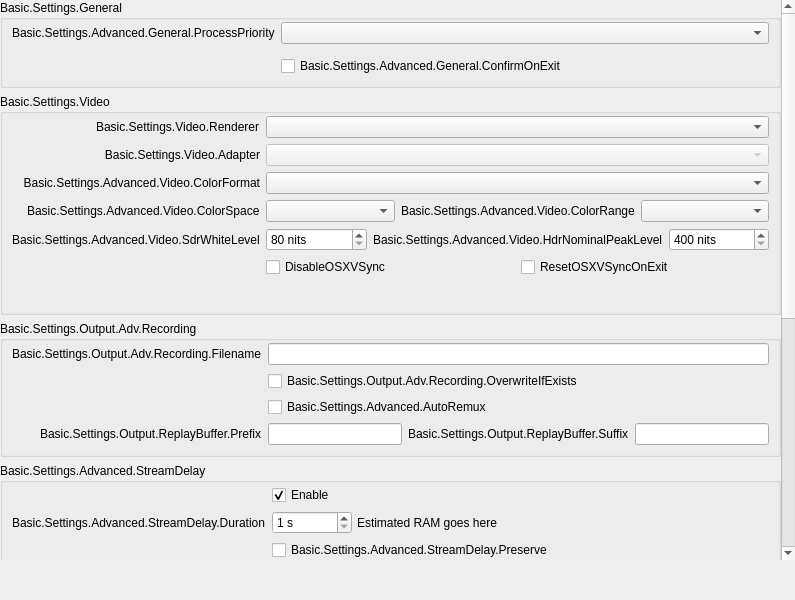
<?xml version="1.0" encoding="UTF-8"?>
<ui version="4.0">
 <class>AdvancedPage</class>
 <widget class="QWidget" name="AdvancedPage">
  <property name="geometry">
   <rect>
    <x>0</x>
    <y>0</y>
    <width>795</width>
    <height>600</height>
   </rect>
  </property>
  <property name="windowTitle">
   <string>Form</string>
  </property>
  <layout class="QVBoxLayout" name="verticalLayout">
   <property name="leftMargin">
    <number>0</number>
   </property>
   <property name="topMargin">
    <number>0</number>
   </property>
   <property name="rightMargin">
    <number>0</number>
   </property>
   <property name="bottomMargin">
    <number>0</number>
   </property>
   <item>
    <widget class="QScrollArea" name="scrollArea">
     <property name="frameShape">
      <enum>QFrame::Shape::NoFrame</enum>
     </property>
     <property name="frameShadow">
      <enum>QFrame::Shadow::Plain</enum>
     </property>
     <property name="lineWidth">
      <number>0</number>
     </property>
     <property name="widgetResizable">
      <bool>true</bool>
     </property>
     <widget class="QWidget" name="scrollAreaWidgetContents">
      <property name="geometry">
       <rect>
        <x>0</x>
        <y>0</y>
        <width>778</width>
        <height>952</height>
       </rect>
      </property>
      <layout class="QVBoxLayout" name="verticalLayout_23">
       <property name="leftMargin">
        <number>0</number>
       </property>
       <property name="topMargin">
        <number>0</number>
       </property>
       <property name="rightMargin">
        <number>0</number>
       </property>
       <property name="bottomMargin">
        <number>0</number>
       </property>
       <item>
        <widget class="QFrame" name="widget_11">
         <layout class="QVBoxLayout" name="verticalLayout_24">
          <property name="leftMargin">
           <number>0</number>
          </property>
          <property name="topMargin">
           <number>0</number>
          </property>
          <property name="rightMargin">
           <number>0</number>
          </property>
          <property name="bottomMargin">
           <number>0</number>
          </property>
          <item>
           <widget class="QGroupBox" name="advancedGeneralGroupBox">
            <property name="title">
             <string>Basic.Settings.General</string>
            </property>
            <layout class="QFormLayout" name="formLayout_22">
             <property name="fieldGrowthPolicy">
              <enum>QFormLayout::FieldGrowthPolicy::AllNonFixedFieldsGrow</enum>
             </property>
             <property name="labelAlignment">
              <set>Qt::AlignmentFlag::AlignRight|Qt::AlignmentFlag::AlignTrailing|Qt::AlignmentFlag::AlignVCenter</set>
             </property>
             <property name="topMargin">
              <number>2</number>
             </property>
             <item row="0" column="0">
              <widget class="QLabel" name="processPriorityLabel">
               <property name="text">
                <string>Basic.Settings.Advanced.General.ProcessPriority</string>
               </property>
               <property name="buddy">
                <cstring>processPriority</cstring>
               </property>
              </widget>
             </item>
             <item row="0" column="1">
              <widget class="QComboBox" name="processPriority"/>
             </item>
             <item row="1" column="0">
              <spacer name="horizontalSpacer_13">
               <property name="orientation">
                <enum>Qt::Orientation::Horizontal</enum>
               </property>
               <property name="sizeHint" stdset="0">
                <size>
                 <width>170</width>
                 <height>0</height>
                </size>
               </property>
              </spacer>
             </item>
             <item row="2" column="1">
              <widget class="QCheckBox" name="confirmOnExit">
               <property name="text">
                <string>Basic.Settings.Advanced.General.ConfirmOnExit</string>
               </property>
              </widget>
             </item>
            </layout>
           </widget>
          </item>
          <item>
           <widget class="QGroupBox" name="advancedVideoContainer">
            <property name="title">
             <string>Basic.Settings.Video</string>
            </property>
            <layout class="QFormLayout" name="formLayout_14">
             <property name="fieldGrowthPolicy">
              <enum>QFormLayout::FieldGrowthPolicy::AllNonFixedFieldsGrow</enum>
             </property>
             <property name="labelAlignment">
              <set>Qt::AlignmentFlag::AlignRight|Qt::AlignmentFlag::AlignTrailing|Qt::AlignmentFlag::AlignVCenter</set>
             </property>
             <property name="topMargin">
              <number>2</number>
             </property>
             <item row="0" column="0">
              <widget class="QLabel" name="rendererLabel">
               <property name="text">
                <string>Basic.Settings.Video.Renderer</string>
               </property>
               <property name="buddy">
                <cstring>renderer</cstring>
               </property>
              </widget>
             </item>
             <item row="0" column="1">
              <widget class="QComboBox" name="renderer">
               <property name="currentText">
                <string notr="true"/>
               </property>
              </widget>
             </item>
             <item row="1" column="0">
              <widget class="QLabel" name="adapterLabel">
               <property name="text">
                <string>Basic.Settings.Video.Adapter</string>
               </property>
               <property name="alignment">
                <set>Qt::AlignmentFlag::AlignRight|Qt::AlignmentFlag::AlignTrailing|Qt::AlignmentFlag::AlignVCenter</set>
               </property>
               <property name="buddy">
                <cstring>adapter</cstring>
               </property>
              </widget>
             </item>
             <item row="1" column="1">
              <widget class="QComboBox" name="adapter">
               <property name="enabled">
                <bool>false</bool>
               </property>
               <property name="currentText">
                <string notr="true"/>
               </property>
              </widget>
             </item>
             <item row="2" column="0">
              <widget class="QLabel" name="label_30">
               <property name="minimumSize">
                <size>
                 <width>0</width>
                 <height>0</height>
                </size>
               </property>
               <property name="text">
                <string>Basic.Settings.Advanced.Video.ColorFormat</string>
               </property>
               <property name="alignment">
                <set>Qt::AlignmentFlag::AlignRight|Qt::AlignmentFlag::AlignTrailing|Qt::AlignmentFlag::AlignVCenter</set>
               </property>
               <property name="buddy">
                <cstring>colorFormat</cstring>
               </property>
              </widget>
             </item>
             <item row="2" column="1">
              <widget class="QComboBox" name="colorFormat"/>
             </item>
             <item row="3" column="0">
              <widget class="QLabel" name="label_33">
               <property name="text">
                <string>Basic.Settings.Advanced.Video.ColorSpace</string>
               </property>
               <property name="buddy">
                <cstring>colorSpace</cstring>
               </property>
              </widget>
             </item>
             <item row="3" column="1">
              <layout class="QHBoxLayout" name="horizontalLayout_20">
               <property name="leftMargin">
                <number>0</number>
               </property>
               <property name="topMargin">
                <number>0</number>
               </property>
               <property name="rightMargin">
                <number>0</number>
               </property>
               <property name="bottomMargin">
                <number>0</number>
               </property>
               <item>
                <widget class="QComboBox" name="colorSpace"/>
               </item>
               <item>
                <widget class="QLabel" name="label_34">
                 <property name="sizePolicy">
                  <sizepolicy hsizetype="Maximum" vsizetype="Preferred">
                   <horstretch>0</horstretch>
                   <verstretch>0</verstretch>
                  </sizepolicy>
                 </property>
                 <property name="text">
                  <string>Basic.Settings.Advanced.Video.ColorRange</string>
                 </property>
                 <property name="buddy">
                  <cstring>colorRange</cstring>
                 </property>
                </widget>
               </item>
               <item>
                <widget class="QComboBox" name="colorRange"/>
               </item>
              </layout>
             </item>
             <item row="4" column="0">
              <widget class="QLabel" name="label_sdrWhiteLevel">
               <property name="text">
                <string>Basic.Settings.Advanced.Video.SdrWhiteLevel</string>
               </property>
               <property name="buddy">
                <cstring>sdrWhiteLevel</cstring>
               </property>
              </widget>
             </item>
             <item row="4" column="1">
              <layout class="QHBoxLayout" name="horizontalLayout_sdrPaperWhite">
               <property name="leftMargin">
                <number>0</number>
               </property>
               <property name="topMargin">
                <number>0</number>
               </property>
               <property name="rightMargin">
                <number>0</number>
               </property>
               <property name="bottomMargin">
                <number>0</number>
               </property>
               <item>
                <widget class="QSpinBox" name="sdrWhiteLevel">
                 <property name="suffix">
                  <string notr="true"> nits</string>
                 </property>
                 <property name="minimum">
                  <number>80</number>
                 </property>
                 <property name="maximum">
                  <number>480</number>
                 </property>
                </widget>
               </item>
               <item>
                <widget class="QLabel" name="label_hdrNominalPeakLevel">
                 <property name="sizePolicy">
                  <sizepolicy hsizetype="Maximum" vsizetype="Preferred">
                   <horstretch>0</horstretch>
                   <verstretch>0</verstretch>
                  </sizepolicy>
                 </property>
                 <property name="text">
                  <string>Basic.Settings.Advanced.Video.HdrNominalPeakLevel</string>
                 </property>
                 <property name="buddy">
                  <cstring>hdrNominalPeakLevel</cstring>
                 </property>
                </widget>
               </item>
               <item>
                <widget class="QSpinBox" name="hdrNominalPeakLevel">
                 <property name="suffix">
                  <string notr="true"> nits</string>
                 </property>
                 <property name="minimum">
                  <number>400</number>
                 </property>
                 <property name="maximum">
                  <number>10000</number>
                 </property>
                </widget>
               </item>
              </layout>
             </item>
             <item row="5" column="1">
              <layout class="QHBoxLayout" name="horizontalLayout_18">
               <property name="leftMargin">
                <number>0</number>
               </property>
               <property name="topMargin">
                <number>0</number>
               </property>
               <property name="rightMargin">
                <number>0</number>
               </property>
               <property name="bottomMargin">
                <number>0</number>
               </property>
               <item>
                <widget class="QCheckBox" name="disableOSXVSync">
                 <property name="text">
                  <string>DisableOSXVSync</string>
                 </property>
                </widget>
               </item>
               <item>
                <widget class="QCheckBox" name="resetOSXVSync">
                 <property name="text">
                  <string>ResetOSXVSyncOnExit</string>
                 </property>
                </widget>
               </item>
              </layout>
             </item>
             <item row="6" column="0">
              <spacer name="horizontalSpacer_12">
               <property name="orientation">
                <enum>Qt::Orientation::Horizontal</enum>
               </property>
               <property name="sizeHint" stdset="0">
                <size>
                 <width>170</width>
                 <height>20</height>
                </size>
               </property>
              </spacer>
             </item>
            </layout>
           </widget>
          </item>
          <item>
           <widget class="QGroupBox" name="groupBox_6">
            <property name="title">
             <string>Basic.Settings.Output.Adv.Recording</string>
            </property>
            <layout class="QFormLayout" name="formLayout_17">
             <property name="fieldGrowthPolicy">
              <enum>QFormLayout::FieldGrowthPolicy::AllNonFixedFieldsGrow</enum>
             </property>
             <property name="labelAlignment">
              <set>Qt::AlignmentFlag::AlignRight|Qt::AlignmentFlag::AlignTrailing|Qt::AlignmentFlag::AlignVCenter</set>
             </property>
             <property name="topMargin">
              <number>2</number>
             </property>
             <item row="0" column="0">
              <widget class="QLabel" name="label_7">
               <property name="text">
                <string>Basic.Settings.Output.Adv.Recording.Filename</string>
               </property>
               <property name="buddy">
                <cstring>filenameFormatting</cstring>
               </property>
              </widget>
             </item>
             <item row="0" column="1">
              <widget class="QLineEdit" name="filenameFormatting"/>
             </item>
             <item row="1" column="1">
              <widget class="QCheckBox" name="overwriteIfExists">
               <property name="text">
                <string>Basic.Settings.Output.Adv.Recording.OverwriteIfExists</string>
               </property>
              </widget>
             </item>
             <item row="3" column="1">
              <layout class="QHBoxLayout" name="horizontalLayout_14">
               <property name="leftMargin">
                <number>0</number>
               </property>
               <property name="topMargin">
                <number>0</number>
               </property>
               <property name="rightMargin">
                <number>0</number>
               </property>
               <property name="bottomMargin">
                <number>0</number>
               </property>
               <item>
                <widget class="QLineEdit" name="simpleRBPrefix"/>
               </item>
               <item>
                <widget class="QLabel" name="label_58">
                 <property name="text">
                  <string>Basic.Settings.Output.ReplayBuffer.Suffix</string>
                 </property>
                 <property name="buddy">
                  <cstring>simpleRBSuffix</cstring>
                 </property>
                </widget>
               </item>
               <item>
                <widget class="QLineEdit" name="simpleRBSuffix"/>
               </item>
              </layout>
             </item>
             <item row="3" column="0">
              <widget class="QLabel" name="label_57">
               <property name="text">
                <string>Basic.Settings.Output.ReplayBuffer.Prefix</string>
               </property>
               <property name="buddy">
                <cstring>simpleRBPrefix</cstring>
               </property>
              </widget>
             </item>
             <item row="1" column="0">
              <spacer name="horizontalSpacer_10">
               <property name="orientation">
                <enum>Qt::Orientation::Horizontal</enum>
               </property>
               <property name="sizeHint" stdset="0">
                <size>
                 <width>170</width>
                 <height>20</height>
                </size>
               </property>
              </spacer>
             </item>
             <item row="2" column="1">
              <widget class="QCheckBox" name="autoRemux">
               <property name="text">
                <string>Basic.Settings.Advanced.AutoRemux</string>
               </property>
              </widget>
             </item>
             <item row="2" column="0">
              <spacer name="horizontalSpacer_16">
               <property name="orientation">
                <enum>Qt::Orientation::Horizontal</enum>
               </property>
               <property name="sizeHint" stdset="0">
                <size>
                 <width>40</width>
                 <height>20</height>
                </size>
               </property>
              </spacer>
             </item>
            </layout>
           </widget>
          </item>
          <item>
           <widget class="QGroupBox" name="groupBox_5">
            <property name="title">
             <string>Basic.Settings.Advanced.StreamDelay</string>
            </property>
            <layout class="QFormLayout" name="formLayout_18">
             <property name="fieldGrowthPolicy">
              <enum>QFormLayout::FieldGrowthPolicy::AllNonFixedFieldsGrow</enum>
             </property>
             <property name="labelAlignment">
              <set>Qt::AlignmentFlag::AlignRight|Qt::AlignmentFlag::AlignTrailing|Qt::AlignmentFlag::AlignVCenter</set>
             </property>
             <property name="topMargin">
              <number>2</number>
             </property>
             <item row="1" column="0">
              <widget class="QLabel" name="label_56">
               <property name="text">
                <string>Basic.Settings.Advanced.StreamDelay.Duration</string>
               </property>
               <property name="buddy">
                <cstring>streamDelaySec</cstring>
               </property>
              </widget>
             </item>
             <item row="1" column="1">
              <widget class="QFrame" name="widget_12">
               <property name="enabled">
                <bool>true</bool>
               </property>
               <layout class="QHBoxLayout" name="horizontalLayout_13">
                <property name="spacing">
                 <number>5</number>
                </property>
                <property name="leftMargin">
                 <number>0</number>
                </property>
                <property name="topMargin">
                 <number>0</number>
                </property>
                <property name="rightMargin">
                 <number>0</number>
                </property>
                <property name="bottomMargin">
                 <number>0</number>
                </property>
                <item>
                 <widget class="QSpinBox" name="streamDelaySec">
                  <property name="enabled">
                   <bool>true</bool>
                  </property>
                  <property name="sizePolicy">
                   <sizepolicy hsizetype="Maximum" vsizetype="Fixed">
                    <horstretch>0</horstretch>
                    <verstretch>0</verstretch>
                   </sizepolicy>
                  </property>
                  <property name="minimumSize">
                   <size>
                    <width>80</width>
                    <height>0</height>
                   </size>
                  </property>
                  <property name="suffix">
                   <string notr="true"> s</string>
                  </property>
                  <property name="minimum">
                   <number>1</number>
                  </property>
                  <property name="maximum">
                   <number>1800</number>
                  </property>
                 </widget>
                </item>
                <item>
                 <widget class="QLabel" name="streamDelayInfo">
                  <property name="text">
                   <string notr="true">Estimated RAM goes here</string>
                  </property>
                 </widget>
                </item>
               </layout>
              </widget>
             </item>
             <item row="2" column="1">
              <widget class="QCheckBox" name="streamDelayPreserve">
               <property name="text">
                <string>Basic.Settings.Advanced.StreamDelay.Preserve</string>
               </property>
              </widget>
             </item>
             <item row="0" column="1">
              <widget class="QCheckBox" name="streamDelayEnable">
               <property name="text">
                <string>Enable</string>
               </property>
               <property name="checked">
                <bool>true</bool>
               </property>
              </widget>
             </item>
             <item row="2" column="0">
              <spacer name="horizontalSpacer_9">
               <property name="orientation">
                <enum>Qt::Orientation::Horizontal</enum>
               </property>
               <property name="sizeHint" stdset="0">
                <size>
                 <width>170</width>
                 <height>20</height>
                </size>
               </property>
              </spacer>
             </item>
            </layout>
           </widget>
          </item>
          <item>
           <widget class="QGroupBox" name="groupBox_7">
            <property name="title">
             <string>Basic.Settings.Output.Reconnect</string>
            </property>
            <layout class="QFormLayout" name="formLayout_19">
             <property name="fieldGrowthPolicy">
              <enum>QFormLayout::FieldGrowthPolicy::AllNonFixedFieldsGrow</enum>
             </property>
             <property name="labelAlignment">
              <set>Qt::AlignmentFlag::AlignRight|Qt::AlignmentFlag::AlignTrailing|Qt::AlignmentFlag::AlignVCenter</set>
             </property>
             <property name="topMargin">
              <number>2</number>
             </property>
             <item row="0" column="1">
              <widget class="QCheckBox" name="reconnectEnable">
               <property name="text">
                <string>Enable</string>
               </property>
               <property name="checked">
                <bool>true</bool>
               </property>
              </widget>
             </item>
             <item row="1" column="1">
              <layout class="QHBoxLayout" name="horizontalLayout_19">
               <property name="leftMargin">
                <number>0</number>
               </property>
               <property name="topMargin">
                <number>0</number>
               </property>
               <property name="rightMargin">
                <number>0</number>
               </property>
               <property name="bottomMargin">
                <number>0</number>
               </property>
               <item>
                <widget class="QSpinBox" name="reconnectRetryDelay">
                 <property name="suffix">
                  <string> s</string>
                 </property>
                 <property name="minimum">
                  <number>1</number>
                 </property>
                 <property name="maximum">
                  <number>30</number>
                 </property>
                </widget>
               </item>
               <item>
                <widget class="QLabel" name="label_22">
                 <property name="sizePolicy">
                  <sizepolicy hsizetype="Maximum" vsizetype="Preferred">
                   <horstretch>0</horstretch>
                   <verstretch>0</verstretch>
                  </sizepolicy>
                 </property>
                 <property name="text">
                  <string>Basic.Settings.Output.MaxRetries</string>
                 </property>
                 <property name="buddy">
                  <cstring>reconnectMaxRetries</cstring>
                 </property>
                </widget>
               </item>
               <item>
                <widget class="QSpinBox" name="reconnectMaxRetries">
                 <property name="minimum">
                  <number>1</number>
                 </property>
                 <property name="maximum">
                  <number>10000</number>
                 </property>
                </widget>
               </item>
              </layout>
             </item>
             <item row="1" column="0">
              <widget class="QLabel" name="label_17">
               <property name="text">
                <string>Basic.Settings.Output.RetryDelay</string>
               </property>
               <property name="buddy">
                <cstring>reconnectRetryDelay</cstring>
               </property>
              </widget>
             </item>
             <item row="0" column="0">
              <spacer name="horizontalSpacer_8">
               <property name="orientation">
                <enum>Qt::Orientation::Horizontal</enum>
               </property>
               <property name="sizeHint" stdset="0">
                <size>
                 <width>170</width>
                 <height>20</height>
                </size>
               </property>
              </spacer>
             </item>
            </layout>
           </widget>
          </item>
          <item>
           <widget class="QGroupBox" name="advNetworkGroupBox">
            <property name="title">
             <string>Basic.Settings.Advanced.Network</string>
            </property>
            <layout class="QFormLayout" name="formLayout_23">
             <property name="fieldGrowthPolicy">
              <enum>QFormLayout::FieldGrowthPolicy::AllNonFixedFieldsGrow</enum>
             </property>
             <property name="labelAlignment">
              <set>Qt::AlignmentFlag::AlignRight|Qt::AlignmentFlag::AlignTrailing|Qt::AlignmentFlag::AlignVCenter</set>
             </property>
             <property name="topMargin">
              <number>2</number>
             </property>
             <item row="0" column="1">
              <widget class="QLabel" name="advNetworkDisabled">
               <property name="text">
                <string>Basic.Settings.Advanced.Network.Disabled</string>
               </property>
              </widget>
             </item>
             <item row="1" column="0">
              <widget class="QLabel" name="ipFamilyLabel">
               <property name="text">
                <string>Basic.Settings.Advanced.Network.IPFamily</string>
               </property>
               <property name="buddy">
                <cstring>ipFamily</cstring>
               </property>
              </widget>
             </item>
             <item row="1" column="1">
              <widget class="QComboBox" name="ipFamily"/>
             </item>
             <item row="2" column="0">
              <widget class="QLabel" name="bindToIPLabel">
               <property name="text">
                <string>Basic.Settings.Advanced.Network.BindToIP</string>
               </property>
               <property name="buddy">
                <cstring>bindToIP</cstring>
               </property>
              </widget>
             </item>
             <item row="2" column="1">
              <widget class="QComboBox" name="bindToIP"/>
             </item>
             <item row="4" column="1">
              <widget class="QCheckBox" name="enableNewSocketLoop">
               <property name="text">
                <string>Basic.Settings.Advanced.Network.EnableNewSocketLoop</string>
               </property>
              </widget>
             </item>
             <item row="5" column="1">
              <widget class="QCheckBox" name="enableLowLatencyMode">
               <property name="enabled">
                <bool>false</bool>
               </property>
               <property name="text">
                <string>Basic.Settings.Advanced.Network.EnableLowLatencyMode</string>
               </property>
              </widget>
             </item>
             <item row="4" column="0">
              <spacer name="horizontalSpacer_7">
               <property name="orientation">
                <enum>Qt::Orientation::Horizontal</enum>
               </property>
               <property name="sizeHint" stdset="0">
                <size>
                 <width>170</width>
                 <height>1</height>
                </size>
               </property>
              </spacer>
             </item>
             <item row="3" column="1">
              <widget class="QCheckBox" name="dynBitrate">
               <property name="toolTip">
                <string>Basic.Settings.Output.DynamicBitrate.TT</string>
               </property>
               <property name="text">
                <string>Basic.Settings.Output.DynamicBitrate.Beta</string>
               </property>
              </widget>
             </item>
            </layout>
           </widget>
          </item>
          <item>
           <widget class="QGroupBox" name="sourcesGroup">
            <property name="title">
             <string>Basic.Main.Sources</string>
            </property>
            <layout class="QFormLayout" name="formLayout_34">
             <property name="fieldGrowthPolicy">
              <enum>QFormLayout::FieldGrowthPolicy::AllNonFixedFieldsGrow</enum>
             </property>
             <property name="labelAlignment">
              <set>Qt::AlignmentFlag::AlignRight|Qt::AlignmentFlag::AlignTrailing|Qt::AlignmentFlag::AlignVCenter</set>
             </property>
             <property name="topMargin">
              <number>2</number>
             </property>
             <item row="0" column="0">
              <spacer name="horizontalSpacer_15">
               <property name="orientation">
                <enum>Qt::Orientation::Horizontal</enum>
               </property>
               <property name="sizeHint" stdset="0">
                <size>
                 <width>170</width>
                 <height>20</height>
                </size>
               </property>
              </spacer>
             </item>
             <item row="0" column="1">
              <widget class="QCheckBox" name="browserHWAccel">
               <property name="text">
                <string>BrowserSource.EnableHardwareAcceleration</string>
               </property>
              </widget>
             </item>
            </layout>
           </widget>
          </item>
          <item>
           <widget class="QGroupBox" name="groupBox_17">
            <property name="title">
             <string>Basic.Settings.Hotkeys</string>
            </property>
            <layout class="QFormLayout" name="formLayout_33">
             <property name="fieldGrowthPolicy">
              <enum>QFormLayout::FieldGrowthPolicy::AllNonFixedFieldsGrow</enum>
             </property>
             <property name="labelAlignment">
              <set>Qt::AlignmentFlag::AlignRight|Qt::AlignmentFlag::AlignTrailing|Qt::AlignmentFlag::AlignVCenter</set>
             </property>
             <property name="topMargin">
              <number>2</number>
             </property>
             <item row="0" column="0">
              <widget class="QLabel" name="label_21">
               <property name="text">
                <string>Basic.Settings.Advanced.Hotkeys.HotkeyFocusBehavior</string>
               </property>
              </widget>
             </item>
             <item row="0" column="1">
              <widget class="QComboBox" name="hotkeyFocusType"/>
             </item>
             <item row="1" column="0">
              <spacer name="horizontalSpacer_14">
               <property name="orientation">
                <enum>Qt::Orientation::Horizontal</enum>
               </property>
               <property name="sizeHint" stdset="0">
                <size>
                 <width>170</width>
                 <height>0</height>
                </size>
               </property>
              </spacer>
             </item>
            </layout>
           </widget>
          </item>
          <item>
           <spacer name="verticalSpacer_13">
            <property name="orientation">
             <enum>Qt::Orientation::Vertical</enum>
            </property>
            <property name="sizeType">
             <enum>QSizePolicy::Policy::Expanding</enum>
            </property>
            <property name="sizeHint" stdset="0">
             <size>
              <width>20</width>
              <height>0</height>
             </size>
            </property>
           </spacer>
          </item>
         </layout>
        </widget>
       </item>
      </layout>
     </widget>
    </widget>
   </item>
   <item>
    <widget class="QFrame" name="advancedInfoFrame">
     <layout class="QVBoxLayout" name="verticalLayout_17">
      <property name="leftMargin">
       <number>0</number>
      </property>
      <property name="topMargin">
       <number>0</number>
      </property>
      <property name="rightMargin">
       <number>0</number>
      </property>
      <property name="bottomMargin">
       <number>0</number>
      </property>
      <item>
       <widget class="QLabel" name="advancedMsg">
        <property name="text">
         <string notr="true"/>
        </property>
        <property name="wordWrap">
         <bool>true</bool>
        </property>
        <property name="class" stdset="0">
         <string>text-danger</string>
        </property>
       </widget>
      </item>
      <item>
       <widget class="QLabel" name="advancedMsg2">
        <property name="text">
         <string notr="true"/>
        </property>
        <property name="wordWrap">
         <bool>true</bool>
        </property>
        <property name="class" stdset="0">
         <string>text-danger</string>
        </property>
       </widget>
      </item>
     </layout>
    </widget>
   </item>
  </layout>
 </widget>
 <resources/>
 <connections/>
</ui>
